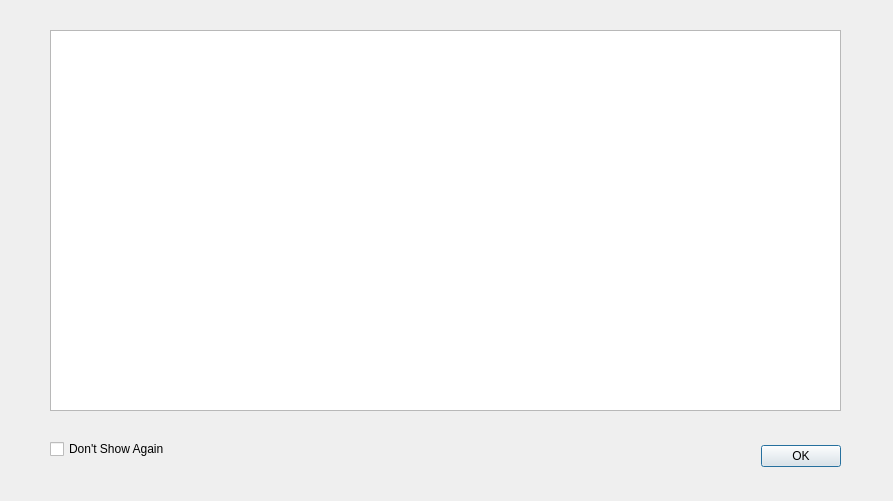
<?xml version="1.0" encoding="UTF-8"?>
<ui version="4.0">
 <class>reviewOutput</class>
 <widget class="QDialog" name="reviewOutput">
  <property name="geometry">
   <rect>
    <x>0</x>
    <y>0</y>
    <width>893</width>
    <height>501</height>
   </rect>
  </property>
  <property name="windowTitle">
   <string>Reviewing Burn Output</string>
  </property>
  <widget class="QDialogButtonBox" name="buttonBox">
   <property name="geometry">
    <rect>
     <x>500</x>
     <y>440</y>
     <width>341</width>
     <height>32</height>
    </rect>
   </property>
   <property name="orientation">
    <enum>Qt::Horizontal</enum>
   </property>
   <property name="standardButtons">
    <set>QDialogButtonBox::Ok</set>
   </property>
  </widget>
  <widget class="QTextBrowser" name="outputText">
   <property name="geometry">
    <rect>
     <x>50</x>
     <y>30</y>
     <width>791</width>
     <height>381</height>
    </rect>
   </property>
  </widget>
  <widget class="QCheckBox" name="checkBox">
   <property name="geometry">
    <rect>
     <x>50</x>
     <y>440</y>
     <width>121</width>
     <height>18</height>
    </rect>
   </property>
   <property name="text">
    <string>Don't Show Again</string>
   </property>
  </widget>
 </widget>
 <resources/>
 <connections>
  <connection>
   <sender>buttonBox</sender>
   <signal>accepted()</signal>
   <receiver>reviewOutput</receiver>
   <slot>accept()</slot>
   <hints>
    <hint type="sourcelabel">
     <x>248</x>
     <y>254</y>
    </hint>
    <hint type="destinationlabel">
     <x>157</x>
     <y>274</y>
    </hint>
   </hints>
  </connection>
  <connection>
   <sender>buttonBox</sender>
   <signal>rejected()</signal>
   <receiver>reviewOutput</receiver>
   <slot>reject()</slot>
   <hints>
    <hint type="sourcelabel">
     <x>316</x>
     <y>260</y>
    </hint>
    <hint type="destinationlabel">
     <x>286</x>
     <y>274</y>
    </hint>
   </hints>
  </connection>
 </connections>
</ui>
